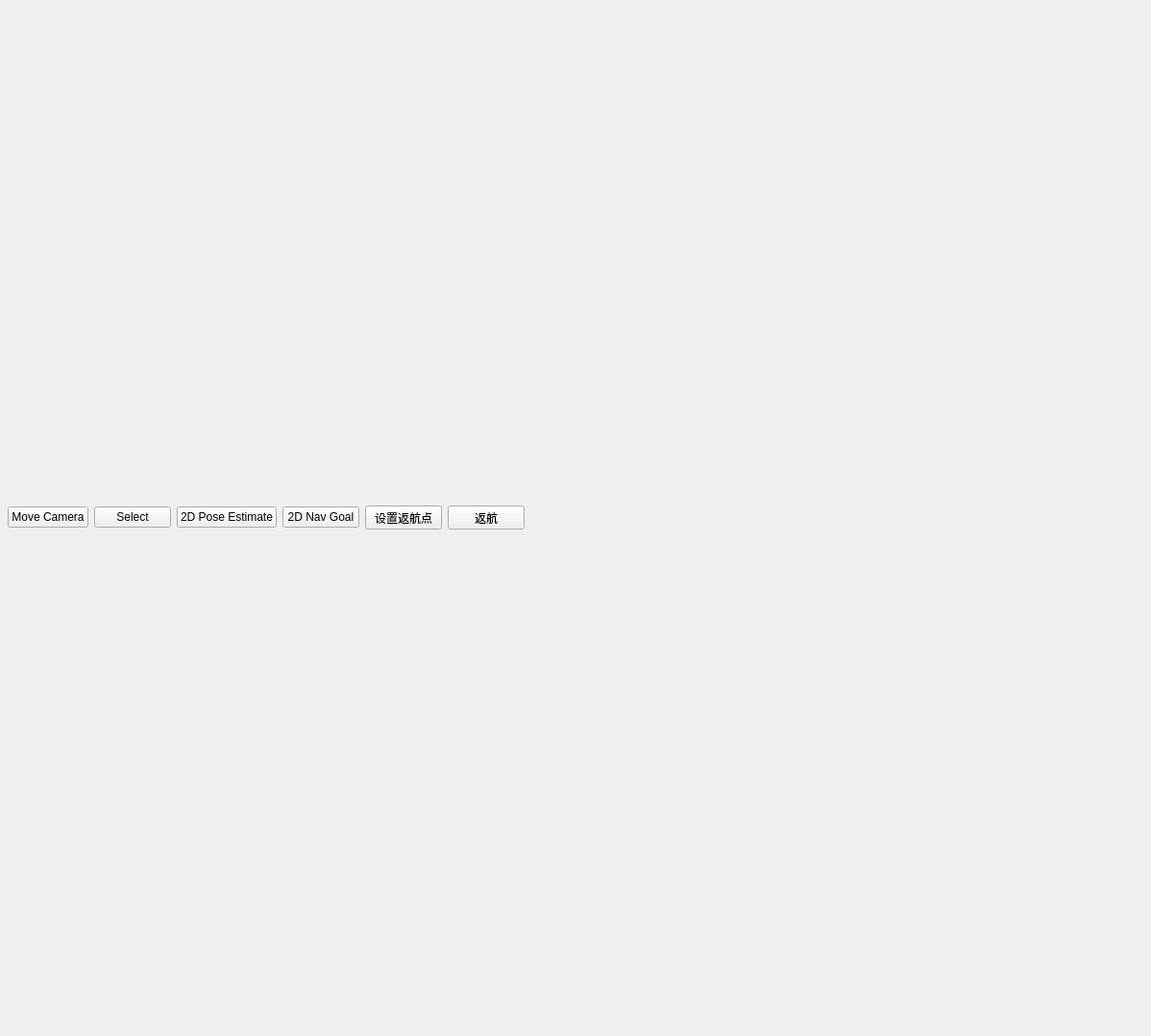
          <widget class="QWidget" name="tab_3">
           <attribute name="title">
            <string>rviz</string>
           </attribute>
           <widget class="QWidget" name="layoutWidget">
            <property name="geometry">
             <rect>
              <x>8</x>
              <y>8</y>
              <width>1181</width>
              <height>1061</height>
             </rect>
            </property>
            <layout class="QVBoxLayout" name="verticalLayout_14">
             <item>
              <layout class="QHBoxLayout" name="horizontalLayout_11">
               <item>
                <widget class="QPushButton" name="move_camera_btn">
                 <property name="text">
                  <string>Move Camera</string>
                 </property>
                 <property name="icon">
                  <iconset resource="../resources/images.qrc">
                   <normaloff>:/images/rotate_cam.svg</normaloff>:/images/rotate_cam.svg</iconset>
                 </property>
                </widget>
               </item>
               <item>
                <widget class="QPushButton" name="set_select_btn">
                 <property name="text">
                  <string>Select</string>
                 </property>
                 <property name="icon">
                  <iconset resource="../resources/images.qrc">
                   <normaloff>:/images/classes/Select.png</normaloff>:/images/classes/Select.png</iconset>
                 </property>
                </widget>
               </item>
               <item>
                <widget class="QPushButton" name="set_pos_btn">
                 <property name="maximumSize">
                  <size>
                   <width>16777215</width>
                   <height>16777215</height>
                  </size>
                 </property>
                 <property name="text">
                  <string>2D Pose Estimate</string>
                 </property>
                 <property name="icon">
                  <iconset resource="../resources/images.qrc">
                   <normaloff>:/images/classes/SetInitialPose.png</normaloff>:/images/classes/SetInitialPose.png</iconset>
                 </property>
                </widget>
               </item>
               <item>
                <widget class="QPushButton" name="set_goal_btn">
                 <property name="text">
                  <string>2D Nav Goal</string>
                 </property>
                 <property name="icon">
                  <iconset resource="../resources/images.qrc">
                   <normaloff>:/images/classes/SetGoal.png</normaloff>:/images/classes/SetGoal.png</iconset>
                 </property>
                </widget>
               </item>
               <item>
                <widget class="QPushButton" name="set_return_btn">
                 <property name="maximumSize">
                  <size>
                   <width>16777215</width>
                   <height>25</height>
                  </size>
                 </property>
                 <property name="text">
                  <string>设置返航点</string>
                 </property>
                 <property name="icon">
                  <iconset resource="../resources/images.qrc">
                   <normaloff>:/images/set_return.png</normaloff>:/images/set_return.png</iconset>
                 </property>
                </widget>
               </item>
               <item>
                <widget class="QPushButton" name="return_btn">
                 <property name="maximumSize">
                  <size>
                   <width>16777215</width>
                   <height>25</height>
                  </size>
                 </property>
                 <property name="text">
                  <string>返航</string>
                 </property>
                 <property name="icon">
                  <iconset resource="../resources/images.qrc">
                   <normaloff>:/images/return.png</normaloff>:/images/return.png</iconset>
                 </property>
                </widget>
               </item>
               <item>
                <spacer name="horizontalSpacer_2">
                 <property name="orientation">
                  <enum>Qt::Horizontal</enum>
                 </property>
                 <property name="sizeHint" stdset="0">
                  <size>
                   <width>40</width>
                   <height>20</height>
                  </size>
                 </property>
                </spacer>
               </item>
              </layout>
             </item>
             <item>
              <layout class="QVBoxLayout" name="verticalLayout_build_map"/>
             </item>
            </layout>
           </widget>
          </widget>
